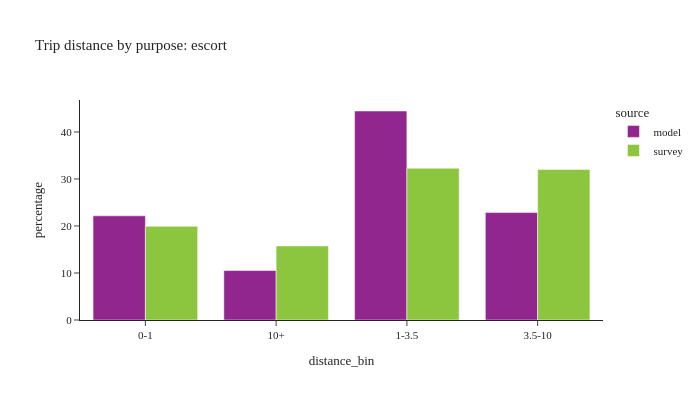

Here is the notebook cell this chart was saved with:
### Code cell
plot_bins(trip, pl.col('dpurp') == 3, 'escort')

### Figure 1 — Plotly figure (JSON) as saved in the notebook; plotly's stock layout.template omitted (floating-point values rounded to 4 significant figures)
{"data": [{"alignmentgroup": "True", "customdata": [[369017], [175144], [740237], [380538]], "hovertemplate": "source=model<br>distance_bin=%{x}<br>percentage=%{y}<br>sample count=%{customdata[0]}<extra></extra>", "legendgroup": "model", "marker": {"color": "#91268F", "pattern": {"shape": ""}}, "name": "model", "offsetgroup": "model", "orientation": "v", "showlegend": true, "textposition": "auto", "type": "bar", "x": ["0-1", "10+", "1-3.5", "3.5-10"], "xaxis": "x", "y": [22.16, 10.52, 44.46, 22.86], "yaxis": "y"}, {"alignmentgroup": "True", "customdata": [[341], [544], [398], [177]], "hovertemplate": "source=survey<br>distance_bin=%{x}<br>percentage=%{y}<br>sample count=%{customdata[0]}<extra></extra>", "legendgroup": "survey", "marker": {"color": "#8CC63E", "pattern": {"shape": ""}}, "name": "survey", "offsetgroup": "survey", "orientation": "v", "showlegend": true, "textposition": "auto", "type": "bar", "x": ["0-1", "1-3.5", "3.5-10", "10+"], "xaxis": "x", "y": [19.93, 32.28, 32.04, 15.75], "yaxis": "y"}], "layout": {"barmode": "group", "font": {"size": 11}, "height": 400, "legend": {"title": {"text": "source"}, "tracegroupgap": 0}, "title": {"text": "Trip distance by purpose: escort"}, "width": 700, "xaxis": {"anchor": "y", "domain": [0.0, 1.0], "title": {"text": "distance_bin"}}, "yaxis": {"anchor": "x", "domain": [0.0, 1.0], "title": {"text": "percentage"}}}}
